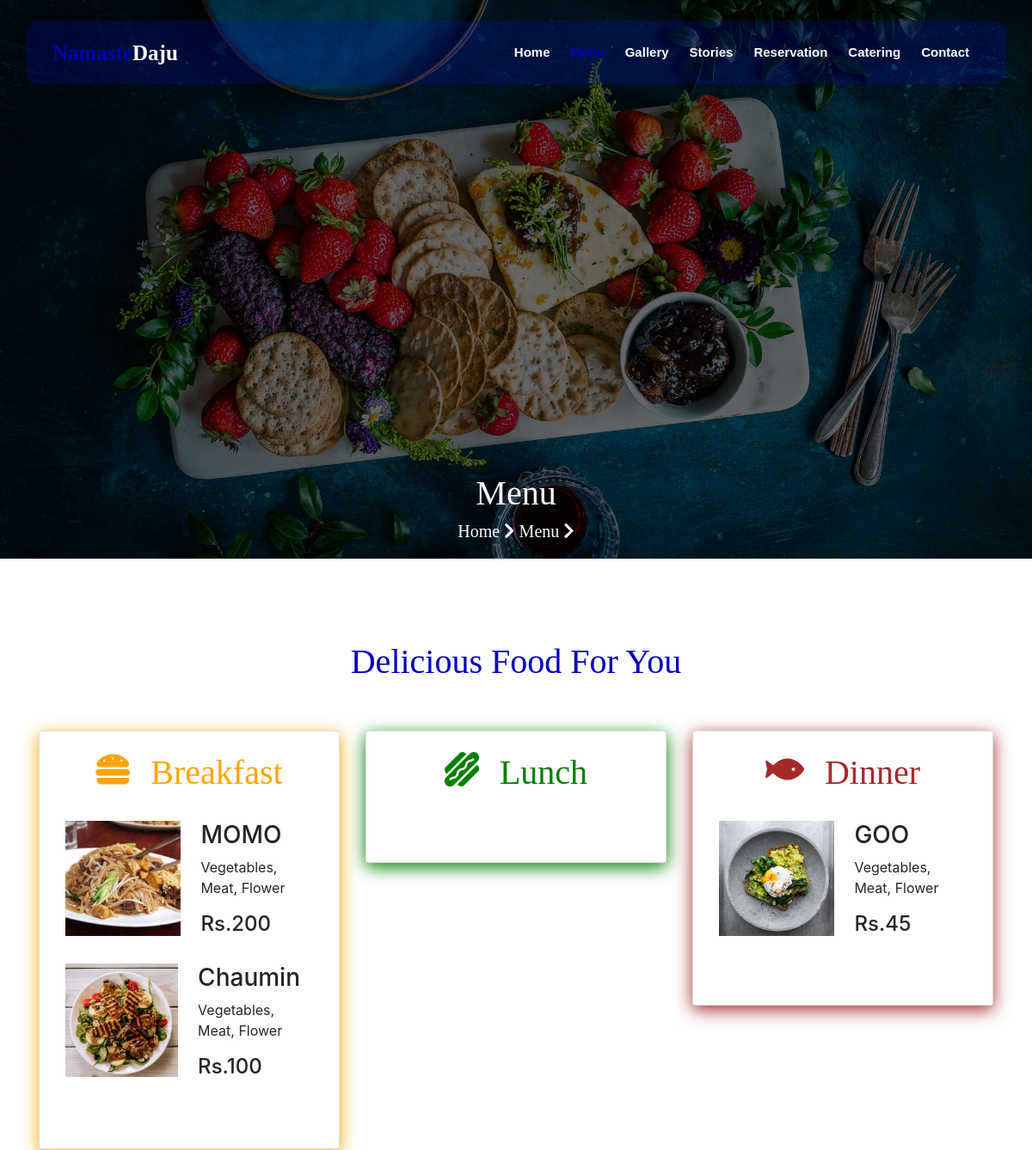
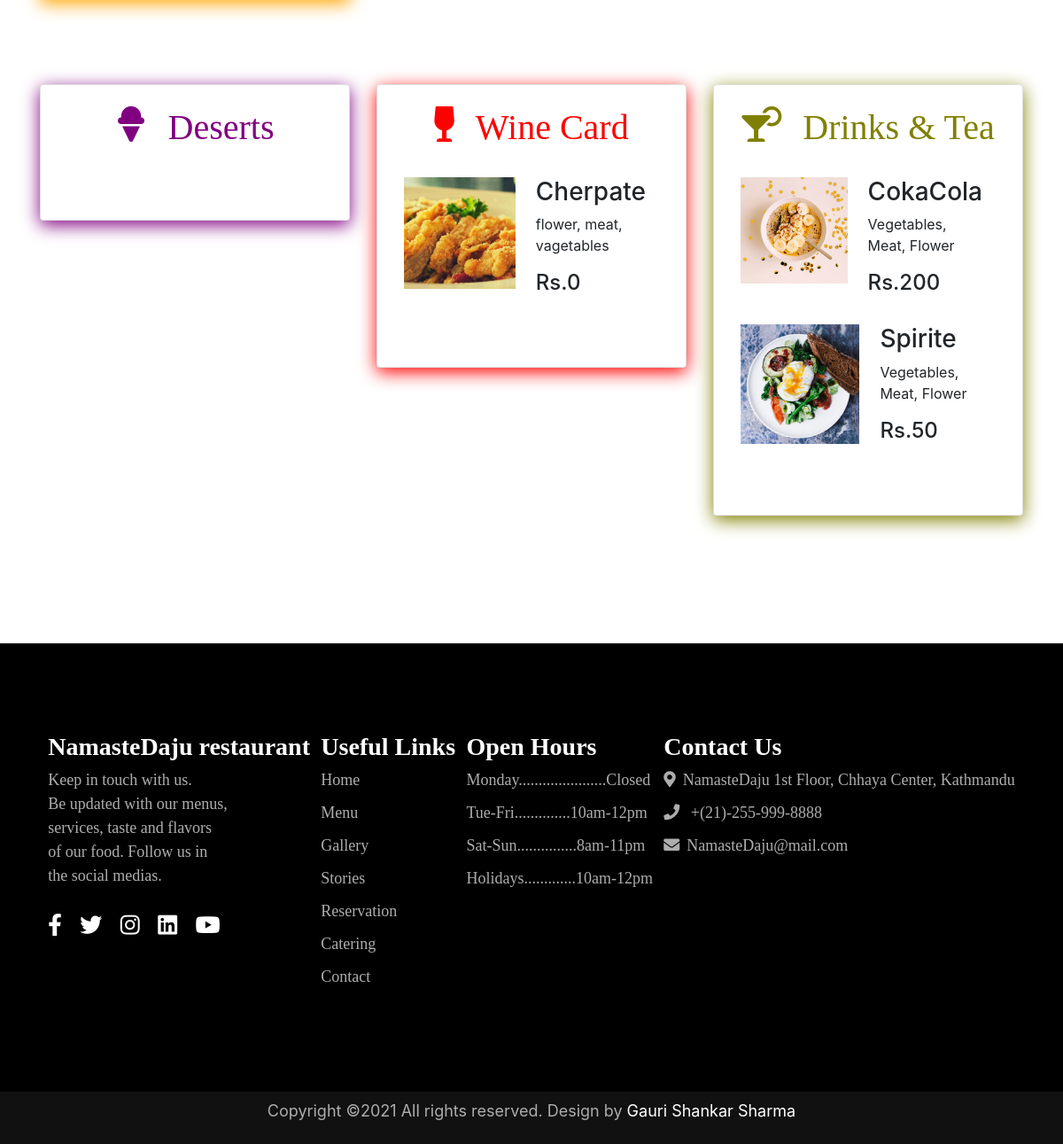
/Nd/menu, run on the app's committed database (2 pictures, top to bottom).
### Nd/models.py (models this page shows, shortened)
class Menu(models.Model):
    options = (('Breakfast', 'Breakfast'), ('Lunch', 'Lunch'), ('Dinner', 'Dinner'), ('Deserts', 'Deserts'), ('Wine Card', 'Wine Card'), ('Drinks & Tea', 'Drinks & Tea'))
    name = models.CharField(max_length=50, validators=[validators.MinLengthValidator(2)])
    description = models.CharField(max_length=200, validators=[validators.MinLengthValidator(4)])
    price = models.IntegerField()
    image = models.FileField(upload_to='static/images/uploads/menu')
    category = models.CharField(max_length=200, choices=options ,validators=[validators.MinLengthValidator(4)])
    uploaded_date = models.DateTimeField(auto_now_add=True)

### Nd/views.py (the view)
# urls.py: path('menu', views.menu),
def menu(request):
    dictionary = {'key': Menu.objects.all(), 'menu': 'selected'}
    return render(request, 'Nd/Menu.html', dictionary)

### Nd/templates/Nd/Menu.html (shortened to what this page needs)
{% extends 'Main.html' %}
{% load static %}
{% block css_link %}
    <link href="{% static 'css/Menu.css' %}" rel="stylesheet" type="text/css"/>
{% endblock %}
{% block content %}
    <div class="container-fluid" id="Front">
        <div class="container-fluid py-4"  id="nav">
            <div class="container" id="navbar">
                <nav class="navbar navbar-expand-lg">
                    <h1><a class="navbar-brand font-weight-bold" href="#">Namaste<span id="navbar_brand_span">Daju</span></a></h1>
                    <div class="collapse navbar-collapse" id="navbarSupportedContent">
                        <ul class="navbar-nav ml-auto">
                            <li class="nav-item mx-sm-1">
                                <a class="nav-link font-weight-bold {{home}} header_nav_link" href="/Nd/home">Home <span class="sr-only">(current)</span></a>
                              </li>
                              <li class="nav-item mx-sm-1">
                                <a class="nav-link font-weight-bold {{menu}} header_nav_link" href="/Nd/menu">Menu</a>
                              </li>
                              <li class="nav-item mx-sm-1">
                                  <a class="nav-link font-weight-bold {{gallery}} header_nav_link" href="/Nd/gallery">Gallery</a>
                                </li>
                              <li class="nav-item mx-sm-1">
                                <a class="nav-link font-weight-bold {{stories}} header_nav_link" href="/Nd/stories">Stories</a>
                              </li>
                              <li class="nav-item mx-sm-1">
                                <a class="nav-link font-weight-bold {{reservation}} header_nav_link" href="/Nd/reservation">Reservation</a>
                              </li>
                              <li class="nav-item mx-sm-1">
                                  <a class="nav-link font-weight-bold {{catering}} header_nav_link" href="/Nd/catering">Catering</a>
                              </li>
                              <li class="nav-item mx-sm-1">
                                <a class="nav-link font-weight-bold {{contact}} header_nav_link" href="/Nd/contact">Contact</a>
                              </li>
                          </ul>
                    </div>
                </nav>
            </div>
        </div>
        <div class="container-fluid d-flex flex-column justify-content-center" id="HM">
            <div class="container d-flex justify-content-center">
                <h1>Menu</h1>
            </div>
            <div class="container d-flex justify-content-center">
                <h5><a href="/Nd/home">Home <span class="fa fa-chevron-right"></span> </a> Menu <span class="fa fa-chevron-right"></span></h5>
            </div>
        </div>
    </div>
    <div class="container-fluid d-flex flex-column py-5" id="Menu">
        <div class="container d-flex justify-content-center py-sm-5" id="MH">
            <h1>Delicious Food For You</h1>
        </div>
        <div class="container-fluid d-lg-flex flex-row justify-content-between mb-5">
            <div class="container mb-5" id="Breakfast">
                <div class="card d-flex flex-column justify-content-between py-4">
                    <div class="container d-flex flex-row justify-content-center pb-4 MCH">
                        <span class="fas fa-hamburger mr-4"></span>
                        <h1>Breakfast</h1>
                    </div>
                    <div class="container-fluid d-flex flex-column justify-content-between mb-4 MCL">
                        {% for i in key %}
                        {% if i.category == "Breakfast" %}
                        <div class="container d-xl-flex flex-row justify-content-between mb-4">
                            <div class="mr-lg-2" id="Image">
                                <img class="img-fluid mb-2" src="/{{i.image}}" alt="pic"/>
                            </div>
                            <div class="container d-flex flex-column" id="Detail">
                                <h3 class="Dh3">{{i.name}}</h3>
                                <p  class="Dp">{{i.description}}</p>
                                <h4 class="Dh4">Rs.{{i.price}} <a class="btn font-weight-bold mt-2 Da">Order Now</a></h4>
                            </div>
                        </div>
                        {% endif %}
                        {% endfor %}
                    </div>
                </div>
            </div>
            <div class="container mb-5" id="Lunch">
                <div class="card d-flex flex-column justify-content-between py-4">
                    <div class="container d-flex flex-row justify-content-center pb-4 MCH">
                        <span class="fas fa-hotdog mr-4"></span>
                        <h1>Lunch</h1>
                    </div>
                </div>
            </div>
            <div class="container mb-5" id="Dinner">
                <div class="card d-flex flex-column justify-content-between py-4">
                    <div class="container d-flex flex-row justify-content-center pb-4 MCH">
                        <span class="fas fa-fish mr-4"></span>
                        <h1>Dinner</h1>
                    </div>
                    <div class="container-fluid d-flex flex-column justify-content-between mb-4 MCL">
                        {% for i in key %}
                        {% if i.category == "Dinner" %}
                        <div class="container d-xl-flex flex-row justify-content-between mb-4">
                            <div class="mr-lg-2" id="Image">
                                <img class="img-fluid mb-2" src="/{{i.image}}" alt="pic"/>
                            </div>
                            <div class="container d-flex flex-column" id="Detail">
                                <h3 class="Dh3">{{i.name}}</h3>
                                <p  class="Dp">{{i.description}}</p>
                                <h4 class="Dh4">Rs.{{i.price}} <a class="btn font-weight-bold mt-2 Da">Order Now</a></h4>
                            </div>
                        </div>
                        {% endif %}
                        {% endfor %}
                    </div>
                </div>
            </div>
        </div>
        <div class="container-fluid d-lg-flex flex-row justify-content-between mb-5">
            <div class="container mb-5" id="Deserts">
                <div class="card d-flex flex-column justify-content-between py-4">
                    <div class="container d-flex flex-row justify-content-center pb-4 MCH">
                        <span class="fas fa-ice-cream mr-4"></span>
                        <h1>Deserts</h1>
                    </div>
                </div>
            </div>
            <div class="container mb-5" id="Wine_Card">
                <div class="card d-flex flex-column justify-content-between py-4">
                    <div class="container d-flex flex-row justify-content-center pb-4 MCH">
                        <span class="fas fa-wine-glass mr-4"></span>
                        <h1>Wine Card</h1>
                    </div>
                    <div class="container-fluid d-flex flex-column justify-content-between mb-4 MCL">
                        {% for i in key %}
                        {% if i.category == "Wine Card" %}
                        <div class="container d-xl-flex flex-row justify-content-between mb-4">
                            <div class="mr-lg-2" id="Image">
                                <img class="img-fluid mb-2" src="/{{i.image}}" alt="pic"/>
                            </div>
                            <div class="container d-flex flex-column" id="Detail">
                                <h3 class="Dh3">{{i.name}}</h3>
                                <p  class="Dp">{{i.description}}</p>
                                <h4 class="Dh4">Rs.{{i.price}} <a class="btn font-weight-bold mt-2 Da">Order Now</a></h4>
                            </div>
                        </div>
                        {% endif %}
                        {% endfor %}
                    </div>
                </div>
            </div>
            <div class="container mb-5" id="Drinks_Tea">
                <div class="card d-flex flex-column justify-content-between py-4">
                    <div class="container d-flex flex-row justify-content-center pb-4 MCH">
                        <span class="fas fa-cocktail mr-4"></span>
                        <h1>Drinks & Tea</h1>
                    </div>
                    <div class="container-fluid d-flex flex-column justify-content-between mb-4 MCL">
                        {% for i in key %}
                        {% if i.category == "Drinks & Tea" %}
                        <div class="container d-xl-flex flex-row justify-content-between mb-4">
                            <div class="mr-lg-2" id="Image">
                                <img class="img-fluid mb-2" src="/{{i.image}}" alt="pic"/>
                            </div>
                            <div class="container d-flex flex-column" id="Detail">
                                <h3 class="Dh3">{{i.name}}</h3>
                                <p  class="Dp">{{i.description}}</p>
                                <h4 class="Dh4">Rs.{{i.price}} <a class="btn font-weight-bold mt-2 Da">Order Now</a></h4>
                            </div>
                        </div>
                        {% endif %}
                        {% endfor %}
                    </div>
                </div>
            </div>
        </div>
    </div>
{% endblock %}

### static/css/Menu.css (style rules this page uses)
#Front { position: relative; padding:0; height: 650px; background-image: linear-gradient( rgba(0, 0, 0, 0.6), rgba(0, 0, 0, 0.6) ) ,url("../images/home/a.jpg"); background-position: center; background-repeat: no-repeat; background-size: cover; }
#Front #nav { position: absolute; z-index: 2000; }
#Front #nav #navbar { background-image: linear-gradient( rgba(0, 14, 209, 0.2), rgba(0, 14, 209, 0.2) ); border-radius: 15px; }
#Front .navbar-brand { font-size: 25px; color: rgb(0, 0, 187); font-family: cursive; }
#Front nav h1 span { color: white; }
#Front .nav-link { color: white; font-size: 15px; font-family: sans-serif; position:relative; }
#Front #navbarSupportedContent .selected { color: rgb(0, 0, 187); }
#Front .nav-link:after { content: ''; position: absolute; width: 0; height: 3px; display: block; margin-top: 5px; margin-left: 10px; right: 0; background: white; transition: width .3s ease; -webkit-transition: width .3s ease; }
#HM { padding-top: 550px; }
#HM h1 { color: white; font-family: 'Times New Roman', Times, serif; }
#HM h5 { color: white; font-family: 'Times New Roman', Times, serif; }
#HM h5 a { color: white; text-decoration: none; }
#MH h1 { color: rgb(0, 0, 187); font-family: 'Times New Roman', Times, serif; }
#Breakfast .card { box-shadow: 0px 5px 20px orange; }
#Breakfast .MCH span, #Breakfast .MCH h1 { color: orange; }
#Detail { border-radius: 10px; }
#Lunch .card { box-shadow: 0px 5px 20px green; }
#Lunch .MCH span, #Lunch .MCH h1 { color: green; }
#Dinner .card { box-shadow: 0px 5px 20px brown; }
#Dinner .MCH span, #Dinner .MCH h1 { color: brown; }
#Deserts .card { box-shadow: 0px 5px 20px purple; }
#Deserts .MCH span, #Deserts .MCH h1 { color: purple; }
#Wine_Card .card { box-shadow: 0px 5px 20px red; }
#Wine_Card .MCH span, #Wine_Card .MCH h1 { color: red; }
#Drinks_Tea .card { box-shadow: 0px 5px 20px olive; }
#Drinks_Tea .MCH span, #Drinks_Tea .MCH h1 { color: olive; }
.MCH span { font-size: 40px; }
.MCH h1 { font-family: 'Times New Roman', Times, serif; }
.MCL #Image { overflow: hidden; }
.MCL #Image img { width: 300px; transition: 2s ease; }

### data on the page
Menu: image (picture), name "MOMO", description "Vegetables, Meat, Flower", price "200"
Menu: image (picture), name "Chaumin", description "Vegetables, Meat, Flower", price "100"
Menu: image (picture), name "GOO", description "Vegetables, Meat, Flower", price "45"
Menu: image (picture), name "Cherpate", description "flower, meat, vagetables", price "0"
Menu: image (picture), name "CokaCola", description "Vegetables, Meat, Flower", price "200"
Menu: image (picture), name "Spirite", description "Vegetables, Meat, Flower", price "50"
